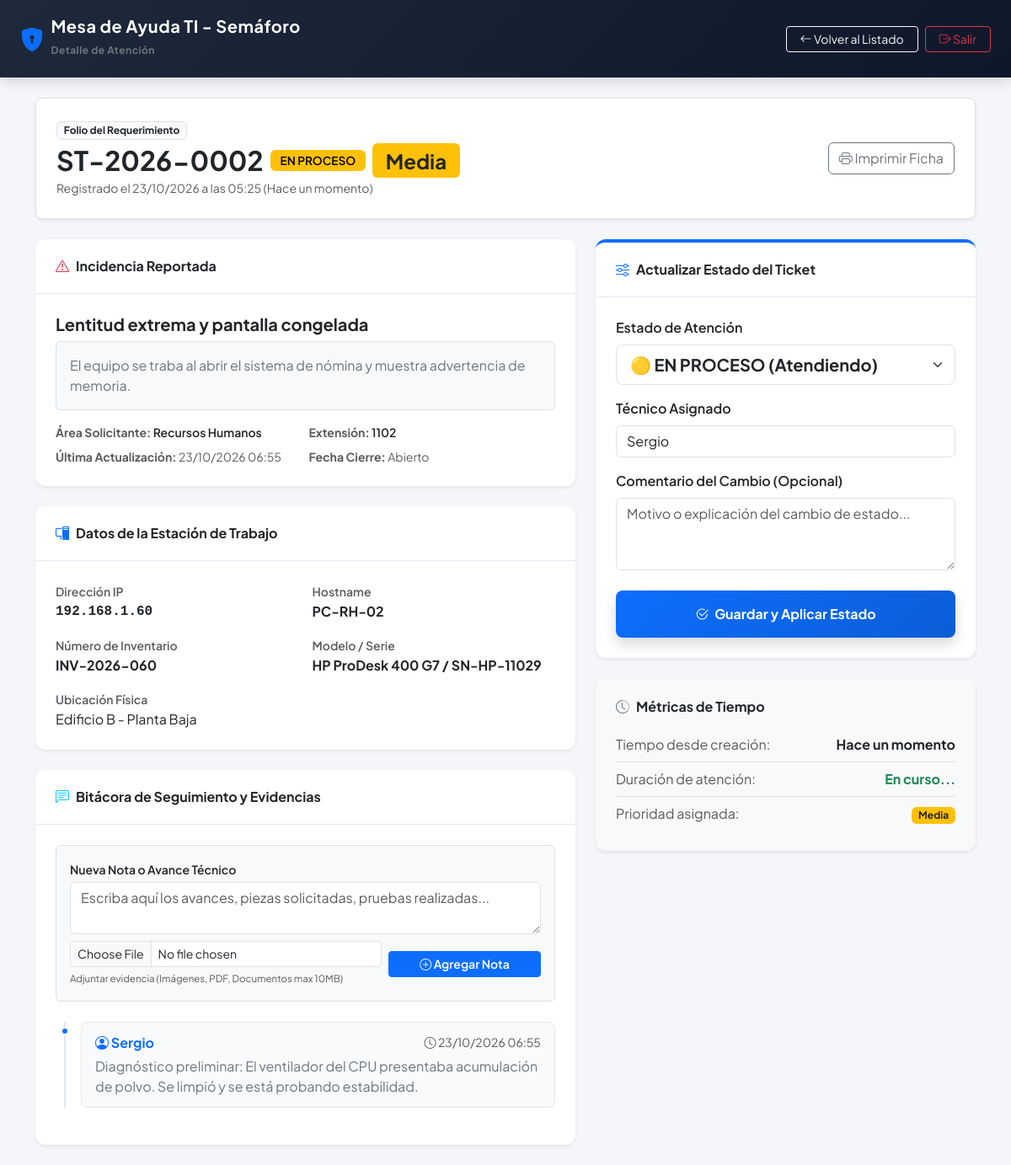
The page /admin/ticket.php?id=2 (signed in) on the database its author committed.
### tables this page shows
CREATE TABLE `tickets` (
    `id` INT AUTO_INCREMENT PRIMARY KEY,
    `folio` VARCHAR(20) NOT NULL UNIQUE,
    `ip` VARCHAR(45) NOT NULL,
    `hostname` VARCHAR(100) DEFAULT NULL,
    `inventario` VARCHAR(50) DEFAULT NULL,
    `area` VARCHAR(100) NOT NULL,
    `problema` VARCHAR(150) NOT NULL,
    `descripcion` TEXT NOT NULL,
    `prioridad` ENUM('Alta', 'Media', 'Baja') DEFAULT 'Media',
    `extension` VARCHAR(20) DEFAULT NULL,
    `estado` ENUM('PENDIENTE', 'EN PROCESO', 'EN ESPERA', 'ATENDIDO', 'CANCELADO') DEFAULT 'PENDIENTE',
    `fecha_creacion` DATETIME DEFAULT CURRENT_TIMESTAMP,
    `fecha_actualizacion` DATETIME DEFAULT CURRENT_TIMESTAMP ON UPDATE CURRENT_TIMESTAMP,
    `fecha_cierre` DATETIME DEFAULT NULL,
    `usuario_soporte` VARCHAR(100) DEFAULT NULL,
    `comentarios` TEXT DEFAULT NULL
);

CREATE TABLE `equipos` (
    `id` INT AUTO_INCREMENT PRIMARY KEY,
    `ip` VARCHAR(45) NOT NULL UNIQUE,
    `hostname` VARCHAR(100) NOT NULL,
    `inventario` VARCHAR(50) NOT NULL,
    `serie` VARCHAR(100) DEFAULT NULL,
    `modelo` VARCHAR(100) DEFAULT NULL,
    `area` VARCHAR(100) NOT NULL,
    `ubicacion` VARCHAR(150) NOT NULL,
    `extension` VARCHAR(20) DEFAULT NULL,
    `responsable` VARCHAR(150) DEFAULT NULL,
    `fecha_registro` DATETIME DEFAULT CURRENT_TIMESTAMP
);

CREATE TABLE `comentarios` (
    `id` INT AUTO_INCREMENT PRIMARY KEY,
    `ticket_id` INT NOT NULL,
    `usuario_soporte_id` INT DEFAULT NULL,
    `texto` TEXT NOT NULL,
    `fecha_creacion` DATETIME DEFAULT CURRENT_TIMESTAMP,
    `archivo` VARCHAR(255) DEFAULT NULL,
    CONSTRAINT `fk_comentarios_tickets` FOREIGN KEY (`ticket_id`) REFERENCES `tickets` (`id`) ON DELETE CASCADE,
    CONSTRAINT `fk_comentarios_usuarios` FOREIGN KEY (`usuario_soporte_id`) REFERENCES `usuarios_soporte` (`id`) ON DELETE SET NULL
);

CREATE TABLE `usuarios_soporte` (
    `id` INT AUTO_INCREMENT PRIMARY KEY,
    `usuario` VARCHAR(50) NOT NULL UNIQUE,
    `password` VARCHAR(255) NOT NULL,
    `nombre` VARCHAR(100) NOT NULL,
    `activo` TINYINT(1) DEFAULT 1,
    `fecha_creacion` DATETIME DEFAULT CURRENT_TIMESTAMP
);

### public/admin/ticket.php (the view, shortened to what the rows shown need)
<?php
require_once __DIR__ . '/../../includes/auth.php';
require_once __DIR__ . '/../../includes/functions.php';
$loggedUser = getLoggedUser();
$pdo = getDB();
$ticketId = isset($_GET['id']) ? intval($_GET['id']) : 0;
$stmt = $pdo->prepare("SELECT * FROM tickets WHERE id = ?");
$stmt->execute([$ticketId]);
$ticket = $stmt->fetch();
$equipoInfo = buscarEquipoPorIP($ticket['ip'], $pdo);
$stmtComentarios = $pdo->prepare("
    SELECT c.*, u.nombre AS autor_nombre, u.usuario AS autor_usuario
    FROM comentarios c
    LEFT JOIN usuarios_soporte u ON c.usuario_soporte_id = u.id
    WHERE c.ticket_id = ?
    ORDER BY c.fecha_creacion DESC
");
$stmtComentarios->execute([$ticketId]);
$comentarios = $stmtComentarios->fetchAll();
?>
<!DOCTYPE html>
<html lang="es">
<head>
    <link href="https://cdn.jsdelivr.net/npm/bootstrap@5.3.2/dist/css/bootstrap.min.css" rel="stylesheet">
    <link rel="stylesheet" href="https://cdn.jsdelivr.net/npm/bootstrap-icons@1.11.3/font/bootstrap-icons.min.css">
    <link rel="stylesheet" href="../assets/css/style.css">
</head>
<body>
    <div class="container py-4 d-print-none">
        <div class="d-flex flex-wrap justify-content-between align-items-center mb-4 gap-3 bg-white p-4 rounded-3 shadow-sm border">
            <div>
                <span class="badge bg-light text-dark border mb-1">Folio del Requerimiento</span>
                <h2 class="fw-bold text-dark mb-0 d-flex align-items-center gap-2">
                    <?= htmlspecialchars($ticket['folio']) ?>
                    <?= obtenerBadgeEstado($ticket['estado']) ?>
                    <?= obtenerBadgePrioridad($ticket['prioridad']) ?>
                </h2>
                <small class="text-muted">Registrado el <?= date('d/m/Y \a \l\a\s H:i', strtotime($ticket['fecha_creacion'])) ?> (<?= tiempoTranscurrido($ticket['fecha_creacion']) ?>)</small>
            </div>
        </div>
        <div class="row g-4">
            <div class="col-lg-7">
                <div class="card card-custom mb-4 shadow-sm">
                    <div class="card-body p-4">
                        <h5 class="fw-bold text-dark mb-2"><?= htmlspecialchars($ticket['problema']) ?></h5>
                        <p class="text-secondary bg-light p-3 rounded border mb-3" style="white-space: pre-wrap; font-size: 1rem;"><?= htmlspecialchars($ticket['descripcion']) ?></p>
                        <div class="row g-2 small text-muted">
                            <div class="col-sm-6"><strong>Área Solicitante:</strong> <span class="text-dark fw-semibold"><?= htmlspecialchars($ticket['area']) ?></span></div>
                            <div class="col-sm-6"><strong>Extensión:</strong> <span class="text-dark fw-semibold"><?= htmlspecialchars($ticket['extension'] ?: 'No especificada') ?></span></div>
                            <div class="col-sm-6"><strong>Última Actualización:</strong> <?= date('d/m/Y H:i', strtotime($ticket['fecha_actualizacion'])) ?></div>
                            <div class="col-sm-6"><strong>Fecha Cierre:</strong> <?= $ticket['fecha_cierre'] ? date('d/m/Y H:i', strtotime($ticket['fecha_cierre'])) : 'Abierto' ?></div>
                        </div>
                    </div>
                </div>
                <div class="card card-custom mb-4 shadow-sm">
                    <div class="card-body p-4">
                        <div class="row g-3">
                            <div class="col-sm-6">
                                <label class="text-muted small fw-semibold">Dirección IP</label>
                                <div class="fw-bold font-monospace text-dark"><?= htmlspecialchars($ticket['ip']) ?></div>
                            </div>
                            <div class="col-sm-6">
                                <label class="text-muted small fw-semibold">Hostname</label>
                                <div class="fw-bold text-dark"><?= htmlspecialchars($ticket['hostname'] ?: ($equipoInfo['hostname'] ?? 'No especificado')) ?></div>
                            </div>
                            <div class="col-sm-6">
                                <label class="text-muted small fw-semibold">Número de Inventario</label>
                                <div class="fw-bold text-dark"><?= htmlspecialchars($ticket['inventario'] ?: ($equipoInfo['inventario'] ?? 'No registrado')) ?></div>
                            </div>
                            <div class="col-sm-6">
                                <label class="text-muted small fw-semibold">Modelo / Serie</label>
                                <div class="fw-bold text-dark"><?= htmlspecialchars(($equipoInfo['modelo'] ?? '') . ' / ' . ($equipoInfo['serie'] ?? 'N/A')) ?></div>
                            </div>
                            <div class="col-sm-12">
                                <label class="text-muted small fw-semibold">Ubicación Física</label>
                                <div class="text-dark"><?= htmlspecialchars($equipoInfo['ubicacion'] ?? 'Ubicación estándar del área') ?></div>
                            </div>
                        </div>
                    </div>
                </div>
                <div class="card card-custom shadow-sm">
                    <div class="card-body p-4">
                        <ul class="timeline" id="timelineComentarios">
                            <?php if (empty($comentarios)): ?>
                                <li id="sinComentariosAlerta" class="text-muted small py-2">No hay notas de seguimiento registradas aún.</li>
                            <?php else: ?>
                                <?php foreach ($comentarios as $c): ?>
                                    <li class="timeline-item">
                                        <div class="timeline-card">
                                            <div class="d-flex justify-content-between align-items-center mb-1">
                                                <strong class="text-primary"><i class="bi bi-person-circle"></i> <?= htmlspecialchars($c['autor_nombre'] ?: 'Soporte TI') ?></strong>
                                                <small class="text-muted"><i class="bi bi-clock"></i> <?= date('d/m/Y H:i', strtotime($c['fecha_creacion'])) ?></small>
                                            </div>
                                            <p class="mb-0 text-secondary"><?= nl2br(htmlspecialchars($c['texto'])) ?></p>
                                        </div>
                                    </li>
                                <?php endforeach; ?>
                            <?php endif; ?>
                        </ul>
                    </div>
                </div>
            </div>
            <div class="col-lg-5">
                <div class="card card-custom shadow-sm mb-4 border-top border-4 border-primary">
                    <div class="card-body p-4">
                        <form id="formActualizarEstadoDetalle">
                            <div class="mb-3">
                                <label for="select_estado" class="form-label fw-semibold">Estado de Atención</label>
                                <select name="estado" id="select_estado" class="form-select form-select-lg fw-bold" required>
                                    <option value="EN PROCESO" <?= $ticket['estado'] === 'EN PROCESO' ? 'selected' : '' ?>>🟡 EN PROCESO (Atendiendo)</option>
                                </select>
                            </div>
                            <div class="mb-3">
                                <label for="usuario_soporte" class="form-label fw-semibold">Técnico Asignado</label>
                                <input type="text" name="usuario_soporte" id="usuario_soporte" class="form-control" value="<?= htmlspecialchars($ticket['usuario_soporte'] ?: $loggedUser['nombre']) ?>" required>
                            </div>
                        </form>
                    </div>
                </div>
                <div class="card card-custom shadow-sm bg-light">
                    <div class="card-body p-4">
                        <div class="d-flex justify-content-between py-2 border-bottom">
                            <span class="text-muted">Tiempo desde creación:</span>
                            <span class="fw-bold text-dark"><?= tiempoTranscurrido($ticket['fecha_creacion']) ?></span>
                        </div>
                    </div>
                </div>
            </div>
        </div>
    </div>
</body>
</html>

### includes/functions.php (shortened to what the rows shown need)
<?php
function buscarEquipoPorIP(string $ip, PDO $pdo): ?array {
    $stmt = $pdo->prepare("SELECT * FROM equipos WHERE ip = ? LIMIT 1");
    $stmt->execute([$ip]);
    $equipo = $stmt->fetch();
    return $equipo ?: null;
}
function obtenerColorEstado(string $estado): string {
    switch (strtoupper(trim($estado))) {
        case ESTADO_EN_PROCESO:
            return COLOR_EN_PROCESO;
    }
}
function obtenerBadgeEstado(string $estado): string {
    $estado = strtoupper(trim($estado));
    $color = obtenerColorEstado($estado);
    $textColor = ($estado === ESTADO_EN_PROCESO) ? '#000000' : '#ffffff';
    return sprintf(
        '<span class="badge" style="background-color: %s; color: %s; font-weight: 600; font-size: 0.85rem; padding: 6px 12px; border-radius: 6px;">%s</span>',
        $color,
        $textColor,
        htmlspecialchars($estado)
    );
}
function obtenerBadgePrioridad(string $prioridad): string {
    $p = ucfirst(strtolower(trim($prioridad)));
    switch ($p) {
        case 'Media':
            return '<span class="badge bg-warning text-dark">Media</span>';
    }
}
function tiempoTranscurrido(string $fecha): string {
    $tiempo = strtotime($fecha);
    $ahora = time();
    $diferencia = $ahora - $tiempo;
    if ($diferencia < 0) return 'Hace un momento';
    return date('d/m/Y H:i', $tiempo);
}

### rows shown on the page
tickets: folio "ST-2026-0002", estado "EN PROCESO", fecha_creacion "23/10/2026 a las 05:25", fecha_creacion "Hace un momento", problema "Lentitud extrema y pantalla congelada", descripcion "El equipo se traba al abrir el sistema de nómina y muestra advertencia de memoria.", area "Recursos Humanos", extension "1102", fecha_actualizacion "23/10/2026 06:55", ip "192.168.1.60", hostname "PC-RH-02", inventario "INV-2026-060", estado "🟡 EN PROCESO (Atendiendo)", usuario_soporte "Sergio"
equipos: modelo+serie "HP ProDesk 400 G7 / SN-HP-11029", ubicacion "Edificio B - Planta Baja"
comentarios: usuario_soporte.nombre "Sergio", fecha_creacion "23/10/2026 06:55", texto "Diagnóstico preliminar: El ventilador del CPU presentaba acumulación de polvo. Se limpió y se está probando estabilidad."

### other values the page prints
APP_NAME "Mesa de Ayuda TI - Semáforo"
